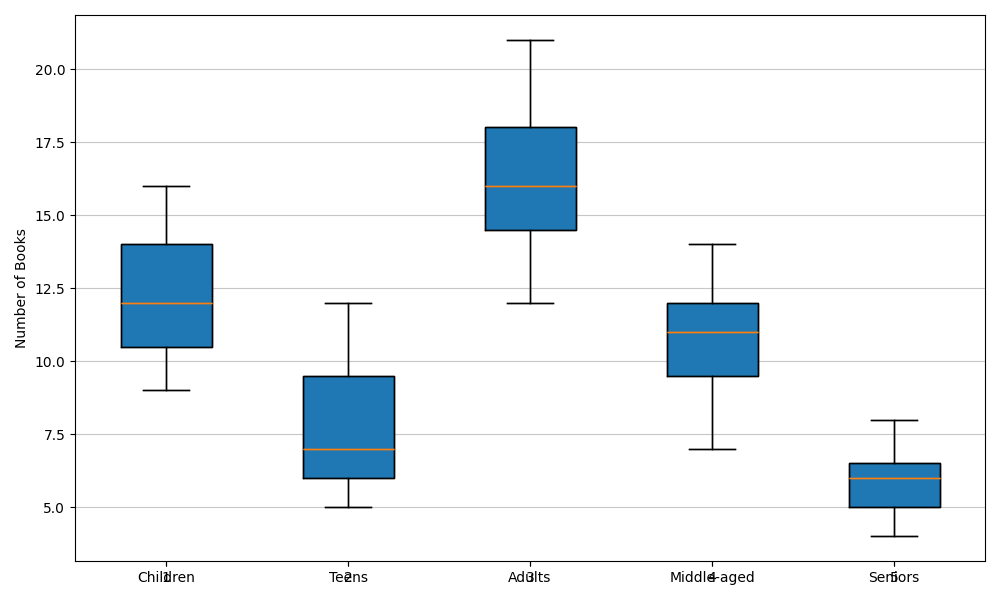

Python code for this plot:
import matplotlib.pyplot as plt
import matplotlib.patches as mpatches
import numpy as np

children_books = [14, 12, 13, 9, 11, 11, 14, 16, 15, 10, 10]
teens_books = [6, 11, 5, 7, 12, 8, 9, 5, 6, 10, 7]
adults_books = [17, 21, 15, 19, 16, 18, 12, 18, 15, 14, 14]
middle_aged_books = [11, 12, 13, 8, 10, 14, 7, 12, 10, 11, 9]
seniors_books = [7, 5, 5, 6, 8, 6, 5, 6, 5, 7, 4]

data = [children_books, teens_books, adults_books, middle_aged_books, seniors_books]

fig, ax = plt.subplots(figsize=(10, 6))
ax.boxplot(data, vert=True, patch_artist=True,
           labels=['Children', 'Teens', 'Adults', 'Middle-aged', 'Seniors'])

ax.set_ylabel('Number of Books')

colors = ['lightblue', 'lightgreen', 'salmon', 'lightcoral', 'lightpink']
# for patch, color in zip(ax['boxes'], colors):
#     patch.set_facecolor(color)
for patch, color in zip(ax.boxplot(data, vert=True)['boxes'], colors):
    patch = mpatches.PathPatch(patch.get_path(), color=color)
    patch.set_facecolor(color)

ax.grid(True, linestyle='-', alpha=0.7, axis='y')

plt.tight_layout()
plt.show()
